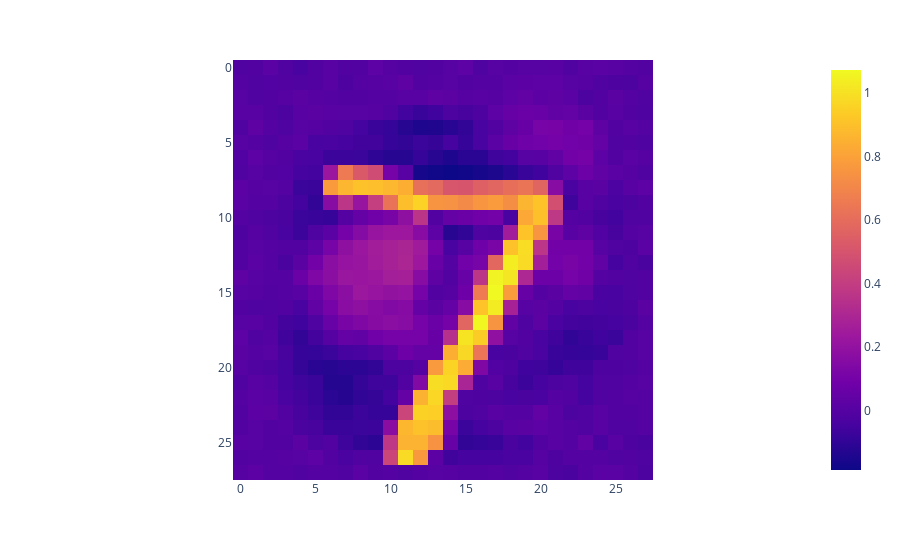

Notebook source saved alongside this figure:
### Code cell
px.imshow(images_r[0].numpy().reshape(28,28))

### Figure 1 — Plotly figure (JSON) as saved in the notebook; plotly's stock layout.template omitted (floating-point values rounded to 4 significant figures; data arrays with more than 128 entries replaced by an {"elided": "..."} marker saying what was removed)
{"data": [{"coloraxis": "coloraxis", "hovertemplate": "x: %{x}<br>y: %{y}<br>color: %{z}<extra></extra>", "name": "0", "type": "heatmap", "xaxis": "x", "yaxis": "y", "z": {"elided": "28x28 float values"}}], "layout": {"coloraxis": {"colorscale": [[0, "#0d0887"], [0.1111, "#46039f"], [0.2222, "#7201a8"], [0.3333, "#9c179e"], [0.4444, "#bd3786"], [0.5556, "#d8576b"], [0.6667, "#ed7953"], [0.7778, "#fb9f3a"], [0.8889, "#fdca26"], [1, "#f0f921"]]}, "margin": {"t": 60}, "xaxis": {"anchor": "y", "constrain": "domain", "domain": [0, 1], "scaleanchor": "y"}, "yaxis": {"anchor": "x", "autorange": "reversed", "constrain": "domain", "domain": [0, 1]}}}
